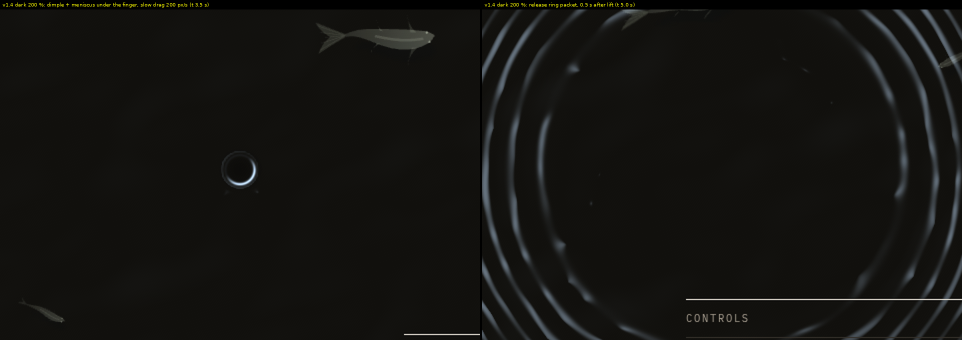
#> input picture qa/demo-r9/closeup-dark-200.png, 1924 x 680 px, given in place of gap.png, which was not available (shown at 1/2 size)
$ python gapv14.py
#> lines starting #> are read from the running program, lines starting #| are printed output that depends on the picture
# gap-v14.png: gap.png rows (reference, v1.3.1, v1.3.2) + v1.4 light + v1.4 dark at the same combo moments (frames 45,105,150,198,225),
# each tile an 800×468 crop around the action, scaled 0.5 → 400×234 under a 16 px label bar; plus 200 % close-ups (dimple, lift packet)
from PIL import Image, ImageDraw, ImageFont
G = Image.open("../research-real-water/gap.png").convert("RGB")
#> G is the input picture: PIL image 1924x680 RGB; mean R, G, B 20, 19.5, 16.8
F = ImageFont.truetype("/usr/share/fonts/truetype/dejavu/DejaVuSans.ttf", 10)
MOM = [(45, "press 1.5s slow", (500, 345)), (105, "slow 3.5s", (900, 345)), (150, "0.5s after lift", (1050, 380)),
       (198, "fast 6.6s", (850, 470)), (225, "0.8s after flick", (850, 470))]
def tile(run, f, c, label):
    im = Image.open(f"frames/{run}/f{f:04d}.png").convert("RGB")
    x0 = min(max(c[0] - 400, 0), 1440 - 800); y0 = min(max(c[1] - 234, 0), 900 - 468)
    t = Image.new("RGB", (400, 250), (0, 0, 0)); t.paste(im.crop((x0, y0, x0 + 800, y0 + 468)).resize((400, 234), Image.LANCZOS), (0, 16))
    ImageDraw.Draw(t).text((3, 2), label, fill=(255, 255, 0), font=F); return t
out = Image.new("RGB", (2000, 1250)); out.paste(G, (0, 0))
#> after `out = Image.new('RGB', (2000, 1250))`: out: PIL image 2000x1250 RGB; every value is 0
#> after `out.paste(G, (0, 0))`:
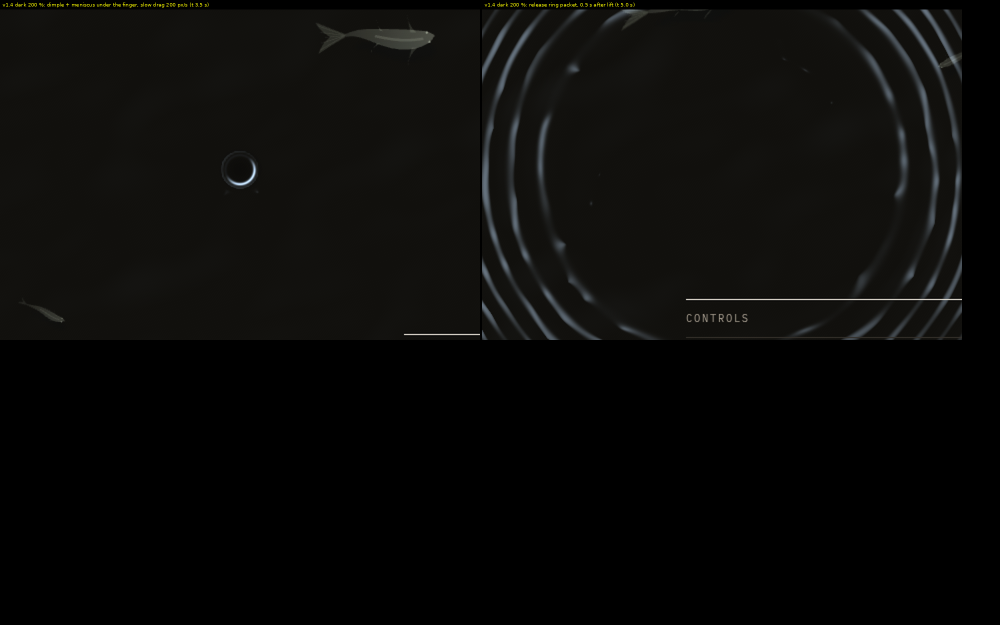
#> out: PIL image 2000x1250 RGB (shown at 1/2 size); mean R, G, B 10.5, 10.2, 8.8
for r, (run, tag) in enumerate([("after-light", "v1.4 light"), ("after-dark", "v1.4 dark")]):
    for i, (f, lab, c) in enumerate(MOM): out.paste(tile(run, f, c, f"{tag} {lab}"), (400 * i, 750 + 250 * r))
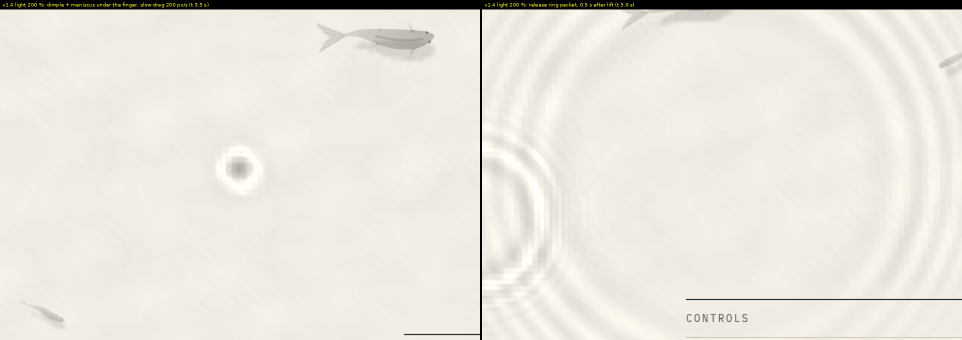
#> input picture qa/demo-r9/closeup-light-200.png, 1924 x 680 px, given in place of f0045.png, which was not available (shown at 1/2 size)
#> in tile, im is the input picture: PIL image 1924x680 RGB; mean R, G, B 234, 229.2, 220.3
#> in tile, `t = Image.new('RGB', (400, 250), (0, 0, 0))`: t: PIL image 400x250 RGB; every value is 0
#> in tile, `t.paste(im.crop((x0, y0, x0 + 800, y0 + 468)).resize((400, 234), Image`:
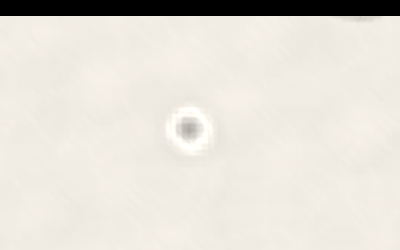
#> t: PIL image 400x250 RGB; mean R, G, B 226.2, 221.6, 213.2
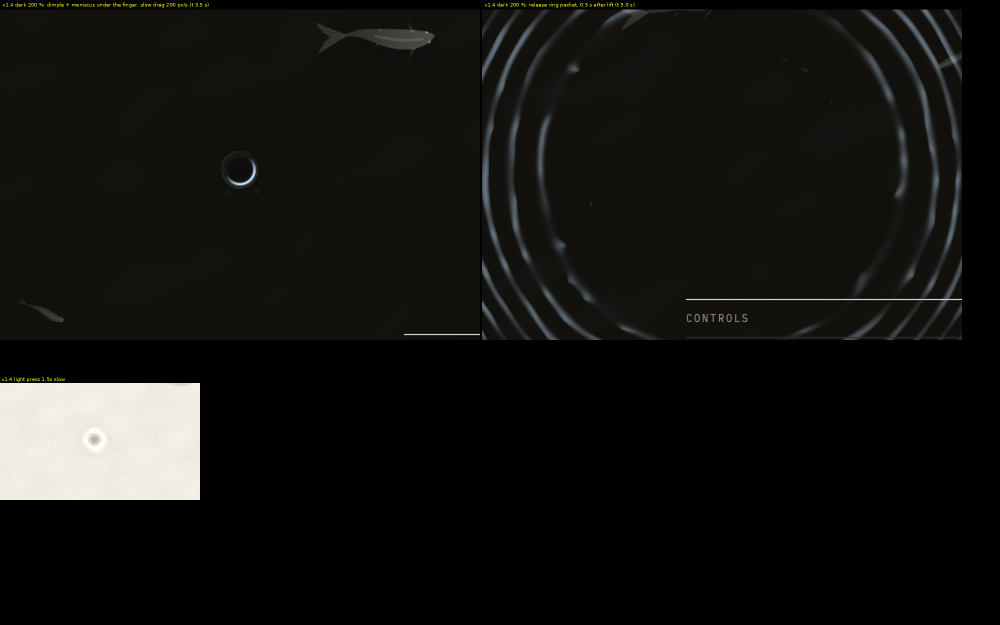
#> out: PIL image 2000x1250 RGB (shown at 1/2 size); mean R, G, B 19.6, 19.1, 17.3
#> (the run stopped early here; a loop or call above may not have finished)
